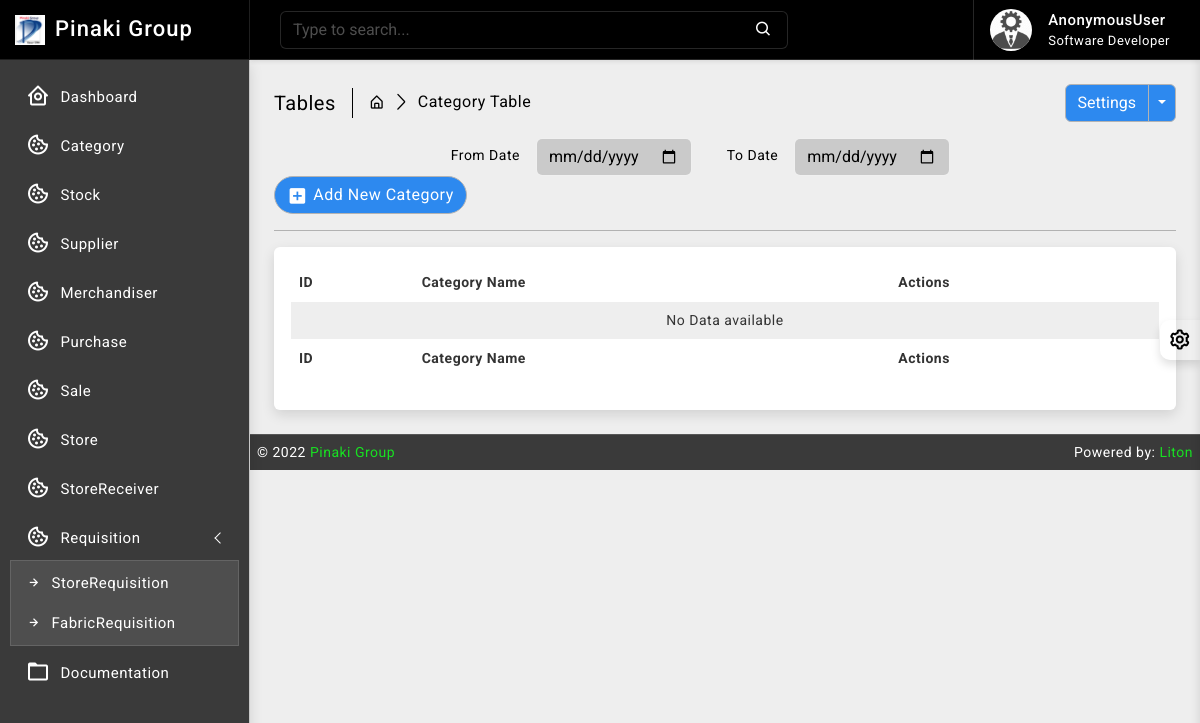
The app's page /category/, older data.
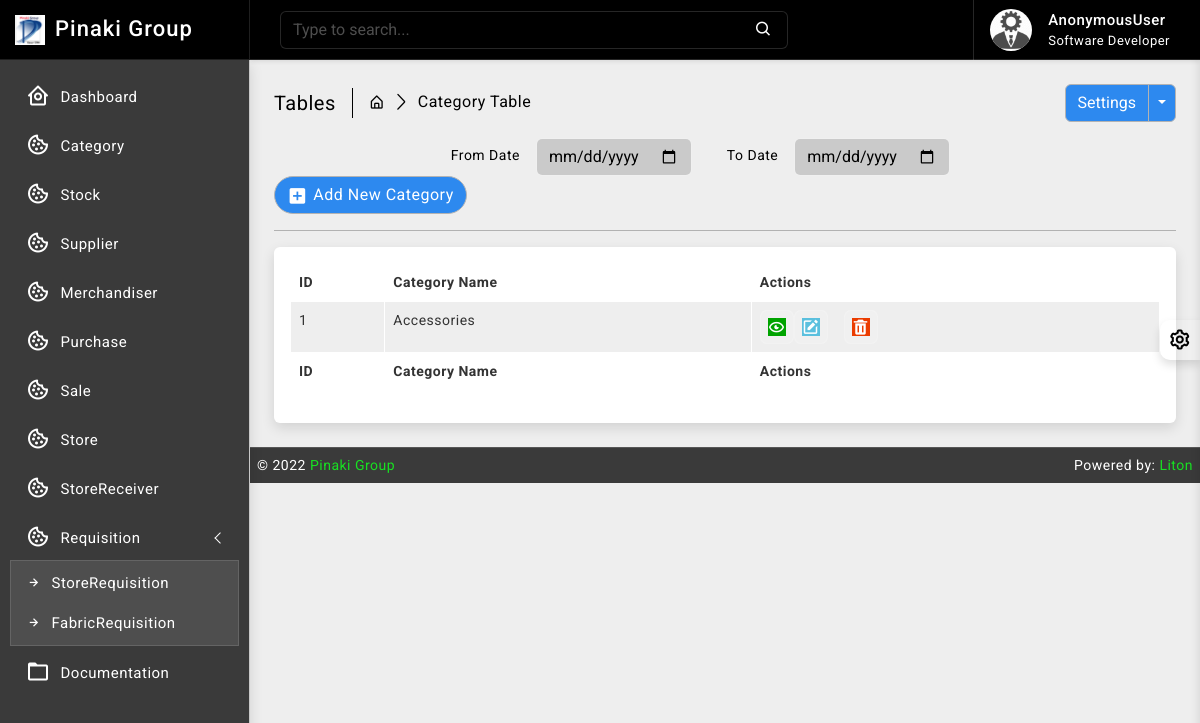
The same page, newer data.
### category/models.py (models this page shows, shortened)
class Category(models.Model):
    id = models.AutoField(primary_key=True)
    name = models.CharField(max_length=64, null=True, unique=True, blank=True)
    created_at = models.DateTimeField(auto_now_add=True, auto_now=False)
    updated_at = models.DateTimeField(auto_now_add=False, auto_now=True)

### category/views.py (the view)
# urls.py: path('', views.category_read, name='category_read'),
def category_read(request):
    category_data = Category.objects.all().order_by('-id')
    context = {
        'category_data': category_data
    }
    return render(request, 'category/read.html', context)

### templates/category/read.html (shortened to what this page needs)
{% extends 'base/base.html' %}
{% block body %}
{% load static %}
		<div class="page-wrapper">
			<div class="page-content">
				<div class="page-breadcrumb d-none d-sm-flex align-items-center mb-3">
					<div class="breadcrumb-title pe-3">Tables</div>
					<div class="ps-3">
						<nav aria-label="breadcrumb">
							<ol class="breadcrumb mb-0 p-0">
								<li class="breadcrumb-item"><a href="#"><i class="bx bx-home-alt"></i></a>
								</li>
								<li class="breadcrumb-item active" aria-current="page">Category Table</li>
							</ol>
						</nav>
					</div>
					<div class="ms-auto">
						<div class="btn-group">
							<button type="button" class="btn btn-light">Settings</button>
							<button type="button" class="btn btn-light dropdown-toggle dropdown-toggle-split" data-bs-toggle="dropdown">	<span class="visually-hidden">Toggle Dropdown</span>
							</button>
						</div>
					</div>
				</div>
				<div class="col-md-9">
					<form class="float-md-end" method="POST">
						<div class="row row-cols-md-auto g-lg-3">
							<label for="fromdate" class="col-md-2 col-form-label text-md-end">From Date</label>
							<div class="col-md-4">
								<input type="date" name= "fromdate" class="form-control" id="fromdate">
							</div>
							<label for="todate" class="col-md-2 col-form-label text-md-end">To Date</label>
							<div class="col-md-4">
								<input type="date" name= "todate" class="form-control" id="todate">
							</div>
						</div>
					</form>
				</div>
                <div class="ms-auto"><a href="/category/create/" class="btn btn-light radius-30 mt-2 mt-lg-0"><i class="bx bxs-plus-square"></i>Add New Category</a></div>
				<hr/>
				<div class="card">
					<div class="card-body">
						<div class="table-responsive">
							<table id="example2" class="table table-striped table-bordered">
								<thead>
									<tr>
										<th>ID</th>
										<th>Category Name</th>
										<th>Actions</th>
									</tr>
								</thead>
								<tbody>
									{% for data in category_data %}
									<tr>
									   <td>{{ data.id }}</td>
									   <td>{{ data.name }}</td>
									   <td class="center">
										<div class="d-flex order-actions">
											<a class="" href="#">
												<i class="fadeIn animated bx bx-show-alt"></i>
											</a>
											<a class="" href="{% url 'category_update' data.id %}">
												<i class='bx bxs-edit'></i>
											</a>
											<a class="ms-3" href="{% url 'category_delete' data.id %}" onclick="return confirm('Are you sure?');">
												<i class='bx bxs-trash'></i>
											</a>
										</div>
									   </td>
									</tr>
								 {% endfor %}
								 {% if not category_data %}
								 <tr>
									 <td colspan="10" class="text-center">No Data available</td>
								 </tr>
								 {% endif %}
								</tbody>
								<tfoot>
									<tr>
										<th>ID</th>
										<th>Category Name</th>
										<th>Actions</th>
									</tr>
								</tfoot>
							</table>
						</div>
					</div>
				</div>
			</div>
		</div>
{% endblock body %}

Row changes from the older to the newer data that the page shows:
added Category: id "1", name "Accessories"
Text that changed along with them:
text no longer shown: "No Data available"
